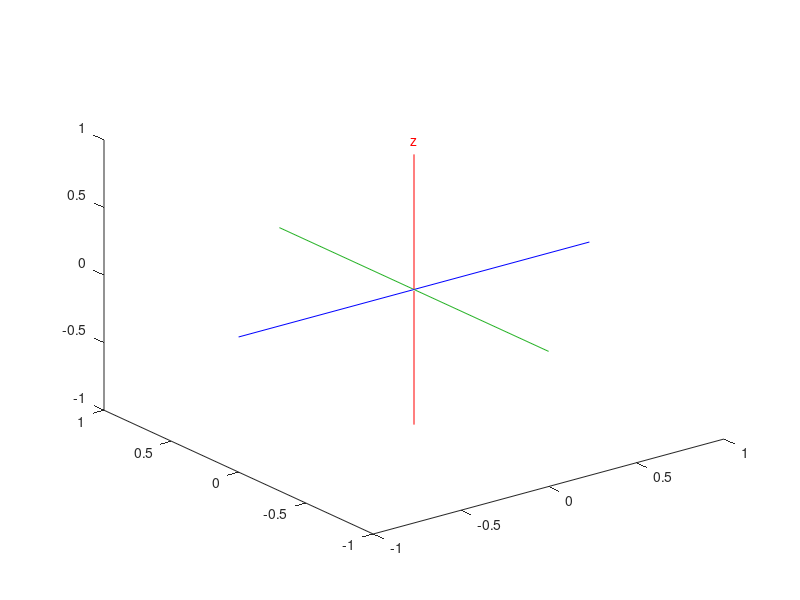

This figure's MATLAB source:
% PlotCsys.m - Philipp Allgeuer - 05/12/13
% Plot an XYZ coordinate system in the currently active 3D plot
%
% function PlotCsys(R, label, P, L, varargin)
%
% The coordinate system axes are plotted at point P (3D coordinate), and with orientation given by the
% rotation matrix R. L is a 3-vector that specifies the lengths of the individual axes (e.g. the x-axis
% is drawn from -L(1) to L(1)). If L is a scalar then the same length is used for all three axes. Axis
% labels are drawn if the label (string) parameter is non-zero. The string value is used as the axis subscripts.
% Custom arguments such as marker specifications can be forwarded to the internal plot3 function calls
% using the variable input arguments. If a quaternion is passed via the R parameter instead of a rotation
% matrix, this is detected and the quaternion is internally converted into a rotation matrix for processing.
%

% Main function
function PlotCsys(R, label, P, L, varargin)

	% Default argument values
	if nargin < 1
		R = eye(3);
	end
	if nargin < 2
		label = '';
	end
	if nargin < 3
		P = [0 0 0];
	end
	if nargin < 4
		L = [1 1 1];
	end
	
	% Convert the input to a rotation matrix if it's a quaternion
	if size(R,1) == 1 && size(R,2) == 4
		R = RotmatFromQuat(R);
	end
	
	% Check parameter sizes and values
	if isscalar(L)
		L = [L L L];
	end
	if any(size(R) ~= 3)
		error('R doesn''t have the right dimensions for a rotation matrix!');
	end
	if norm(R*R'-eye(3),'fro') > 1024*eps
		warning('R is not orthogonal to 1024*eps!');
	end
	
	% Generate the required plotting data
	LXAxis = [-L(1) 0 0;L(1) 0 0];
	LYAxis = [0 -L(2) 0;0 L(2) 0];
	LZAxis = [0 0 -L(3);0 0 L(3)];
	GXAxis = LocalToGlobal(LXAxis, P, R);
	GYAxis = LocalToGlobal(LYAxis, P, R);
	GZAxis = LocalToGlobal(LZAxis, P, R);
	
	% Generate the data required for the axes labels
	TSCL = abs(L)*1.1;
	LTLbl = diag(TSCL);
	GTLbl = LocalToGlobal(LTLbl, P, R);
	
	% Plot the required coordinate axes
	plot3(GXAxis(:,1),GXAxis(:,2),GXAxis(:,3),'b-',varargin{:}); % x => Blue
	washeld = ishold;
	hold on;
	plot3(GYAxis(:,1),GYAxis(:,2),GYAxis(:,3),'-','Color',[0.15 0.70 0.15],varargin{:}); % y => Green
	plot3(GZAxis(:,1),GZAxis(:,2),GZAxis(:,3),'r-',varargin{:}); % z => Red
	if any(label ~= 0) || isempty(label)
		if isempty(label)
			xlbl = 'x'; ylbl = 'y'; zlbl = 'z';
		else
			xlbl = ['x_{' label '}']; ylbl = ['y_{' label '}']; zlbl = ['z_{' label '}'];
		end
		text(GTLbl(1,1),GTLbl(1,2),GTLbl(1,3),xlbl,'Color','b','HorizontalAlignment','center'); % x => Blue
		text(GTLbl(2,1),GTLbl(2,2),GTLbl(2,3),ylbl,'Color',[0.15 0.70 0.15],'HorizontalAlignment','center'); % y => Green
		text(GTLbl(3,1),GTLbl(3,2),GTLbl(3,3),zlbl,'Color','r','HorizontalAlignment','center'); % z => Red
	end
	if ~washeld
		hold off;
	end

end
	
% Function that transforms local into global coordinates
function Global = LocalToGlobal(Local, P, R) % Local needs to be Nx3...
	Global = repmat(P,size(Local,1),1) + Local*R';
end
% EOF